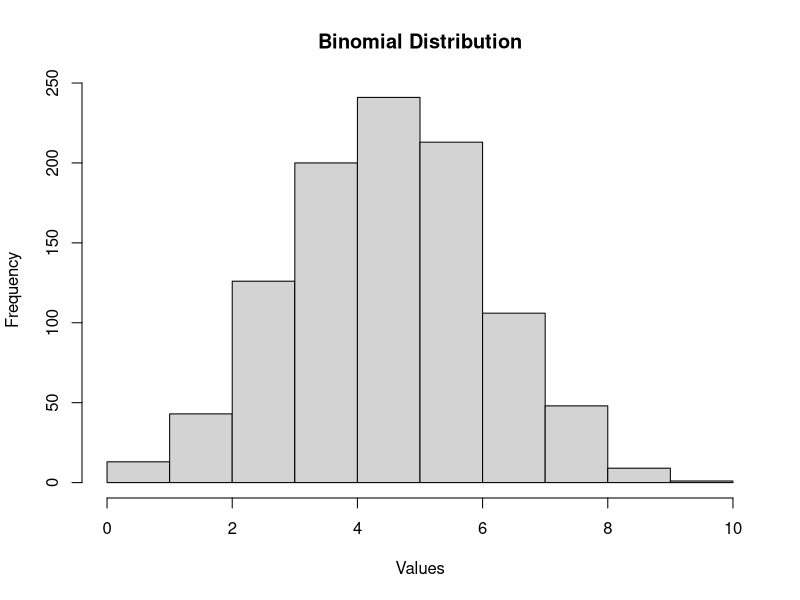
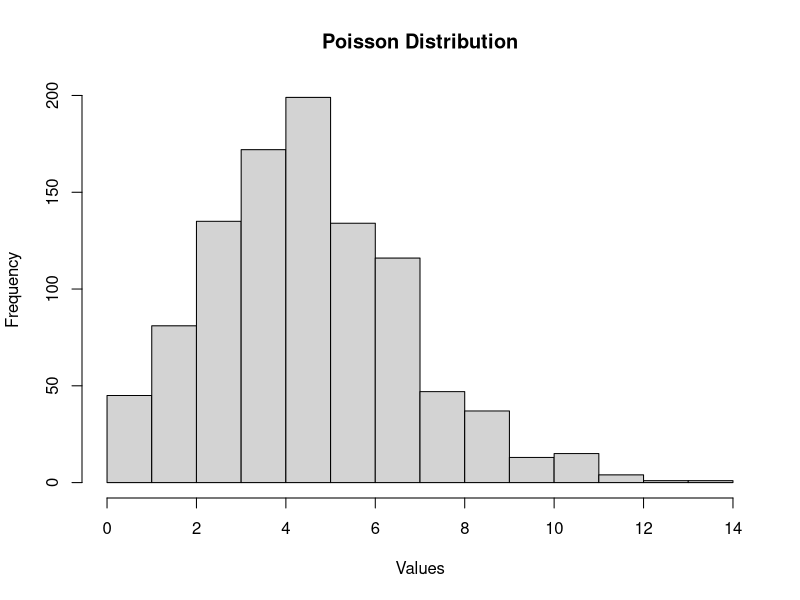
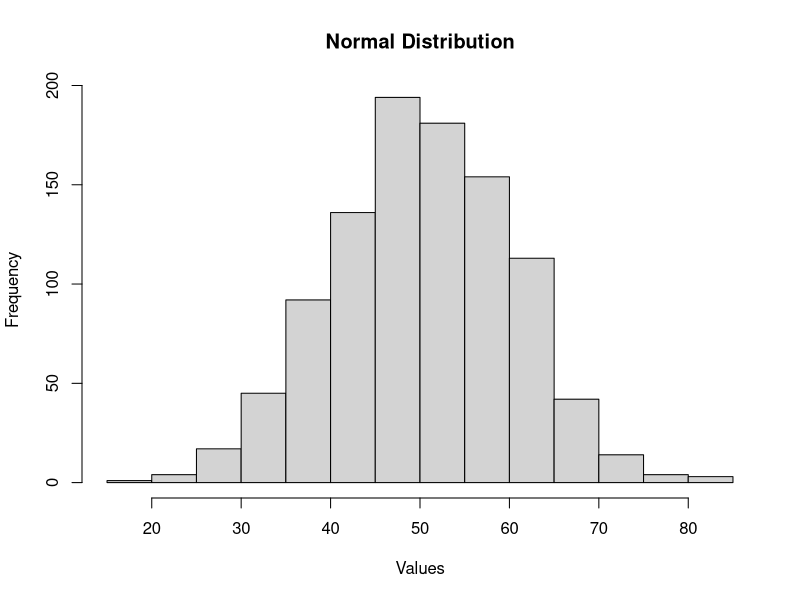

Write the R code that produced these figures, in order.
set.seed(123)

# Binomial Distribution
binomial_data <- rbinom(1000, 10, 0.5)

hist(binomial_data,
     main = "Binomial Distribution",
     xlab = "Values")

# Poisson Distribution
poisson_data <- rpois(1000, lambda = 5)

hist(poisson_data,
     main = "Poisson Distribution",
     xlab = "Values")

# Normal Distribution
normal_data <- rnorm(1000, mean = 50, sd = 10)

hist(normal_data,
     main = "Normal Distribution",
     xlab = "Values")
